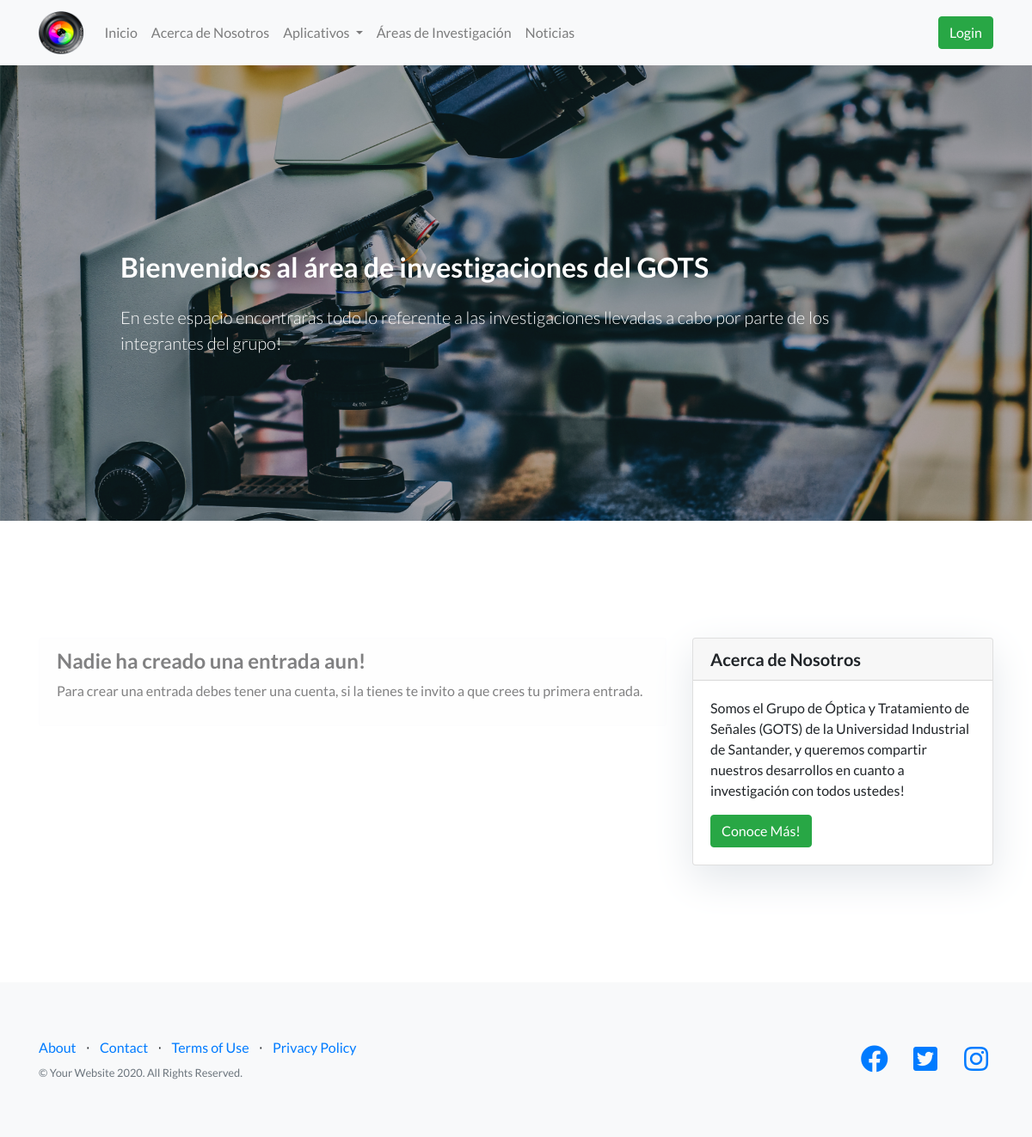
The page /research/ on the database as committed earlier.
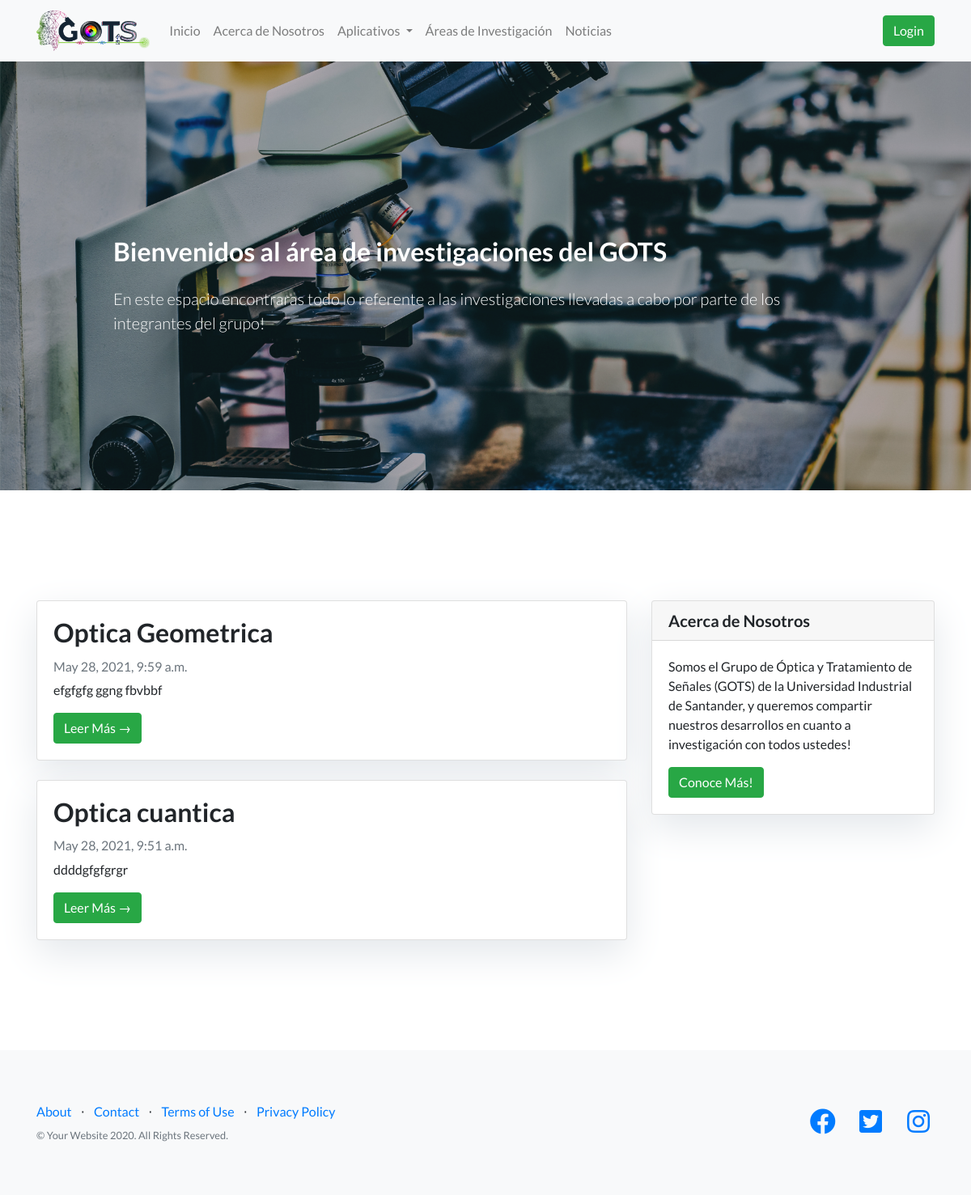
The same page on the database as committed later.
### apps/home/models.py (models this page shows, shortened)
class Configuration(models.Model):
	group_name = models.CharField(max_length=45)
	admin_name = models.CharField(max_length=45)
	admin_email = models.CharField(max_length=45)
	group_logo = models.ImageField(upload_to='img')
	about = models.TextField()

class MenuItem(models.Model):
	name = models.CharField(max_length=45)
	url = models.CharField(max_length=200)
	menu = models.ForeignKey(Menu, on_delete=models.CASCADE)
	class Meta:
		ordering = ['pk']

### apps/research/models.py (models this page shows, shortened)
class ResearchArea(models.Model):
	area = models.CharField(max_length=100)
	slug = models.SlugField(max_length=200, unique=True)
	description = models.TextField()
	image = models.ImageField(upload_to='research/img')
	content = models.TextField(blank=True, null=True)
	updated_on = models.DateTimeField(auto_now=True)
	created_on = models.DateTimeField(auto_now_add=True)
	class Meta:
		ordering = ['-created_on']

### apps/research/views.py (the view)
# urls.py: path('', ResearchAreaList.as_view(), name='researcharea'),
class ResearchAreaList(generic.ListView):
	template_name = 'researcharea_list.html'
	def get(self, request, *args, **kwargs):
		if request.user.is_anonymous:
			user = None
		else:
			user = {
				'username': request.user.username,
				'email': request.user.email,
				'is_authenticated': request.user.is_authenticated
			}
		try:
			configuration = Configuration.objects.get(pk=1)
		except ObjectDoesNotExist:
			configuration = None
		try:
			menu = Menu.objects.get(pk=1)
			menu_data = {
				'name': menu.name,
				'items': [
					{
						'name': item.name,
						'url': item.url,
						'elements': [
							{'name': element.name, 'url': element.url} for element in MenuItemElement.objects.filter(menu_item=item)
						]
					} for item in MenuItem.objects.filter(menu=menu)
				]
			}
		except ObjectDoesNotExist:
			menu_data = None
		response = {
			'success': 'true',
			'message': 'Configuration data fetched successfully',
			'data': {
				'configuration': configuration,
				'menu': menu_data
			},
			'user': user,
			'researcharea_list': ResearchArea.objects.all().order_by('-created_on')
		}
		return render(request, self.template_name, response)

### apps/research/templates/researcharea_list.html
{% extends "base.html" %}
{% block content %}
<header class="masthead">
    <div class="overlay"></div>
    <div class="container">
        <div class="row">
            <div class="col-md-8 col-md-10 mx-auto">
                <div class="site-heading">
                    <h2 class=" site-heading my-4 mt-3 text-white"> Bienvenidos al área de investigaciones del GOTS </h2>
                    <p class="lead mb-0 text-white">En este espacio encontraras todo lo referente a las investigaciones llevadas a cabo por parte de los integrantes del grupo! &nbsp
                    </p>
                </div>
            </div>
        </div>
    </div>
</header>
<section class="introduction">
    <div class="container">
        <div class="row">
            <div class="col-md-8 mt-4 left">
                {% if researcharea_list %}
                {% for item in researcharea_list %}
                <div class="card mb-4">
                    <div class="card-body">
                        <h2 class="card-title">{{ item.area }}</h2>
                        <p class="card-text text-muted h6"> {{ item.created_on}} </p>
                        <p class="card-text">{{item.description}}</p>
                        <a href="{% url 'researcharea_detail' item.slug  %}" class="btn btn-success">Leer Más &rarr;</a>
                    </div>
                </div>
                {% endfor %}
                {% else %}
                <div class="alert alert-light" role="alert">
                    <h4 class="alert-heading">Nadie ha creado una entrada aun!</h4>
                    <p>Para crear una entrada debes tener una cuenta, si la tienes te invito a que crees tu primera entrada.</p>
                </div>
                {% endif %}
            </div>
            {% block sidebar %} {% include 'sidebar.html' %} {% endblock sidebar %}
        </div>
    </div>
</section>
{%endblock%}

### apps/blog/templates/base.html (shortened to what this page needs)
{% load static %}
<!DOCTYPE html>
<html lang="en">
<head>
  <link rel="stylesheet" href="{% static 'vendor/bootstrap/css/bootstrap.min.css' %}">
  <link rel="stylesheet" href="{% static 'vendor/fontawesome-free/css/all.min.css' %}">
  <link rel="stylesheet" href="{% static 'vendor/simple-line-icons/css/simple-line-icons.css' %}">
  <link rel="stylesheet" href="{% static 'css/landing-page.css' %}">
</head>
<body>
  <nav class="navbar navbar-expand-lg navbar-light bg-light">
    <div class="container">
      <a class="navbar-brand" href="/">
        <img src="{{ data.configuration.group_logo.url }}" height="50" class="d-inline-block align-top" alt="" loading="lazy">
      </a>
      <div class="collapse navbar-collapse" id="navbarNavDropdown">
        <ul class="navbar-nav mr-auto mt-2 mt-lg-0">
          {% for item in data.menu.items %}
          {% if item.elements %}
          <li class="nav-item dropdown">
            <a class="nav-link dropdown-toggle" href="{{item.url}}" id="navbarDropdownApps" role="button" data-toggle="dropdown" aria-haspopup="true" aria-expanded="false">
            {{item.name}}
            </a>
          </li>
          {% else %}
          <li class="nav-item">
            <a class="nav-link" href="{{item.url}}">{{item.name}}</a>
          </li>
          {% endif %}
          {% endfor %}
        </ul>
        <div class="form-inline my-2 my-lg-0">
          <button class="btn btn-success" type="button" onclick="go_to_admin_panel()">{% if user.is_authenticated %}Admin{% else %}Login{% endif %}</button>
        </div>
      </div>
    </div>
  </nav>
  {% block content %}{% endblock %}
  <footer class="footer bg-light">
    <div class="container">
      <div class="row">
        <div class="col-lg-6 h-100 text-center text-lg-left my-auto">
          <ul class="list-inline mb-2">
            <li class="list-inline-item">
              <a href="#">About</a>
            </li>
            <li class="list-inline-item">&sdot;</li>
            <li class="list-inline-item">
              <a href="#">Contact</a>
            </li>
            <li class="list-inline-item">&sdot;</li>
            <li class="list-inline-item">
              <a href="#">Terms of Use</a>
            </li>
            <li class="list-inline-item">&sdot;</li>
            <li class="list-inline-item">
              <a href="#">Privacy Policy</a>
            </li>
          </ul>
          <p class="text-muted small mb-4 mb-lg-0">&copy; Your Website 2020. All Rights Reserved.</p>
        </div>
        <div class="col-lg-6 h-100 text-center text-lg-right my-auto">
          <ul class="list-inline mb-0">
            <li class="list-inline-item mr-3">
              <a href="#">
                <i class="fab fa-facebook fa-2x fa-fw"></i>
              </a>
            </li>
            <li class="list-inline-item mr-3">
              <a href="#">
                <i class="fab fa-twitter-square fa-2x fa-fw"></i>
              </a>
            </li>
            <li class="list-inline-item">
              <a href="#">
                <i class="fab fa-instagram fa-2x fa-fw"></i>
              </a>
            </li>
          </ul>
        </div>
      </div>
    </div>
  </footer>
</body>
</html>

### apps/blog/templates/sidebar.html
{% block sidebar %}
<div class="col-md-4 float-right ">
<div class="card my-4">
        <h5 class="card-header">Acerca de Nosotros</h5>
    <div class="card-body">
        <p class="card-text"> Somos el Grupo de Óptica y Tratamiento de Señales (GOTS) de la Universidad Industrial de Santander, y queremos compartir nuestros desarrollos en cuanto a investigación con todos ustedes!</p>
        <a href="/about"
           class="btn btn-success">Conoce Más!</a>
    </div>
</div>
</div>
{% endblock sidebar %}

### static/css/landing-page.css (style rules this page uses)
body { font-family: 'Lato', 'Helvetica Neue', Helvetica, Arial, sans-serif; }
h1, h2, h3, h4, h5, h6 { font-family: 'Lato', 'Helvetica Neue', Helvetica, Arial, sans-serif; font-weight: 700; }
header.masthead { position: relative; background-color: #343a40; background: url("../img/bg-masthead.jpg") no-repeat center center; background-size: cover; padding-top: 8rem; padding-bottom: 8rem; }
header.masthead .overlay { position: absolute; background-color: #212529; height: 100%; width: 100%; top: 0; left: 0; opacity: 0.3; }
@media (min-width: 768px) { header.masthead { padding-top: 12rem; padding-bottom: 12rem; } }
.introduction { padding-top: 7rem; padding-bottom: 7rem; }
footer.footer { padding-top: 4rem; padding-bottom: 4rem; }
.card { box-shadow: 0 16px 48px #E3E7EB; }

Rows that differ between the two databases and show on the page:
changed Configuration: configuration.group_logo: a different picture
added ResearchArea: area "Optica Geometrica", created_on "May 28, 2021, 9:59 a.m.", description "efgfgfg ggng fbvbbf"
added ResearchArea: area "Optica cuantica", created_on "May 28, 2021, 9:51 a.m.", description "ddddgfgfgrgr"
Other text that changed with them:
text no longer shown: "Nadie ha creado una entrada aun! Para crear una entrada debes tener una cuenta, si la tienes te invito a que crees tu primera entrada."
